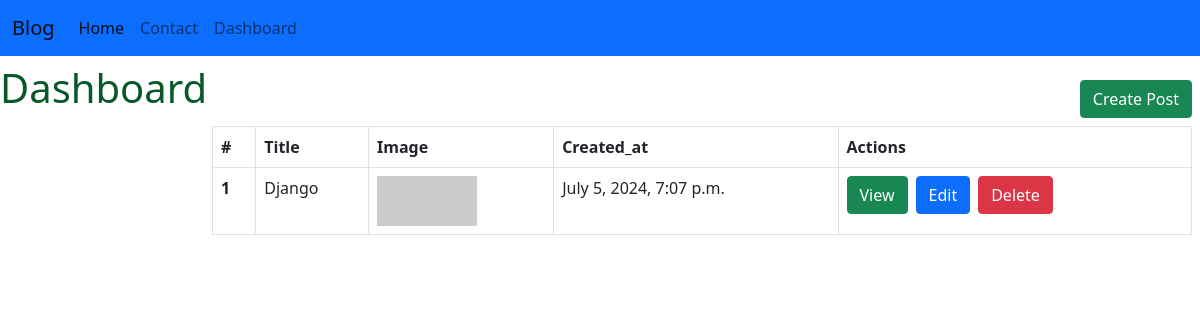
Page /dashboard/post on the earlier database version.
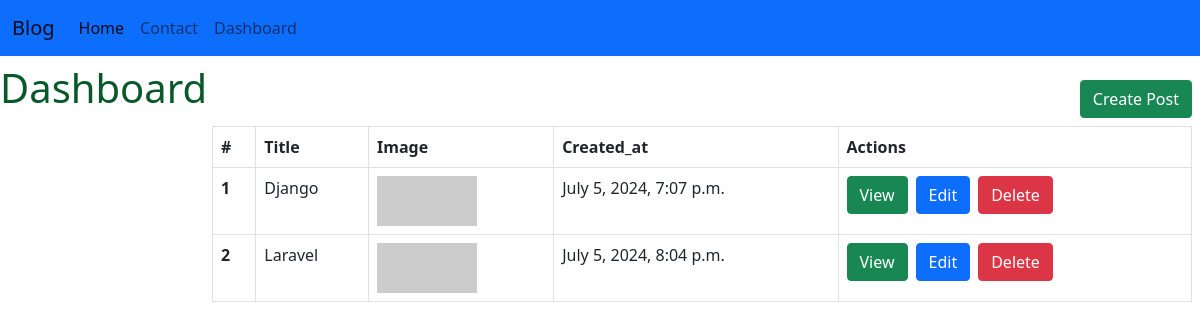
Same page on the later database version.
### blog/models/Post.py (models this page shows, shortened)
class Post(models.Model):
    title = models.CharField(max_length=60)
    slug = models.SlugField(max_length=255)
    content = models.TextField()
    author = models.ForeignKey(User, on_delete=models.CASCADE)
    category = models.ForeignKey('Category', on_delete=models.CASCADE)
    is_published = models.BooleanField(default=False)
    tags = models.ManyToManyField('Tag')
    image = models.ImageField(upload_to='posts/%Y/%m/%d', blank=True, null=True)
    created_at = models.DateTimeField(auto_now_add=True)
    updated_at = models.DateTimeField(auto_now=True)

### blog/views.py (the view)
# urls.py: path('dashboard/post', views.dashboard_post, name='dashboard_post'),
def dashboard_post(request):
    posts = Post.objects.all()
    paginator = Paginator(posts, 8)
    page = request.GET.get('page', 1)
    try:
        posts = paginator.page(page)
    except PageNotAnInteger:
        posts = paginator.page(1)
    except EmptyPage:
        posts = paginator.page(paginator.num_pages)
    except:
        posts = paginator.page(1)
    return render(request, "blog/dashboard/post_index.html", { "posts": posts,})

### blog/templates/blog/dashboard/post_index.html (shortened to what this page needs)
{% extends "blog/admin.html" %}
{% load static %}
{% block content  %}
<div class="d-flex my-2 justify-content-end">
  <a href="{% url 'dashboard_post_new' %}" class="btn btn-success">Create Post</a>
</div>
<table class="table table-bordered">
    <thead>
      <tr>
        <th scope="col">#</th>
        <th scope="col">Title</th>
        <th scope="col">Image</th>
        <th scope="col">Created_at</th>
        <th scope="col">Actions</th>
      </tr>
    </thead>
    <tbody>
      {% for post in posts %}
       <tr>
          <th scope="row">{{ post.id }}</th>
          <td>{{ post.title }}</td>
          <td>
            {% if post.image %}
              <img src="{{ post.image }}" width="100" height="50" alt="{{ post.title }}">
            {% else %}
              <img src="http://placehold.it/300X300" width="100" height="50" alt="post.title">
            {% endif %}
          </td>
          <td>{{ post.created_at }}</td>
          <td>
            <div class="d-flex gap-2">
              <a href="{% url 'dashboard_post_view' post.slug %}" class="btn btn-success">View</a>
              <a href="{% url 'dashboard_post_edit' post.slug %}"button class="btn btn-primary">Edit</button></a>
              <form action="{% url 'dashboard_post_delete' post.slug %}" method="post">
                <button class="btn btn-danger">Delete</button>
              </form>
            </div>
          </td>
        </tr>
      {% endfor %}
    </tbody>
</table>
{% endblock %}

Differences in the rows shown:
added Post: id "2", title "Laravel", created_at "July 5, 2024, 8:04 p.m."
